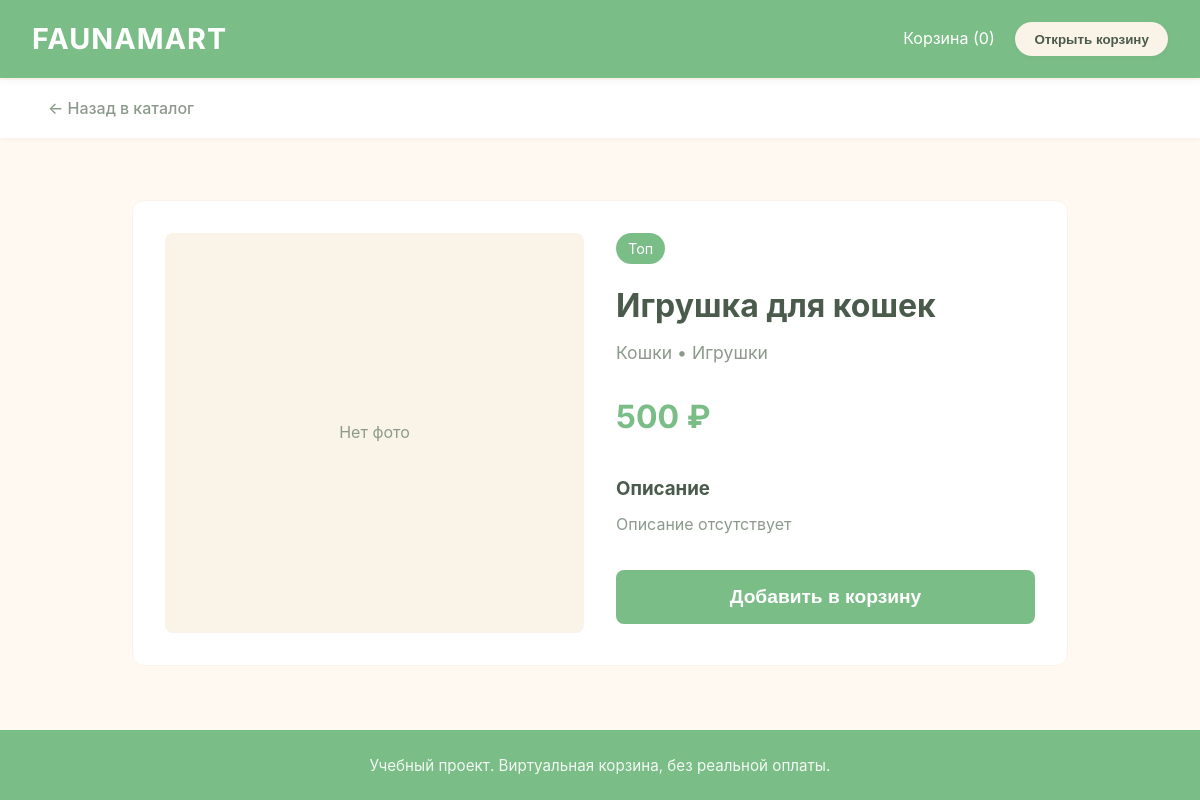
The page /product/2/ on the database as committed earlier.
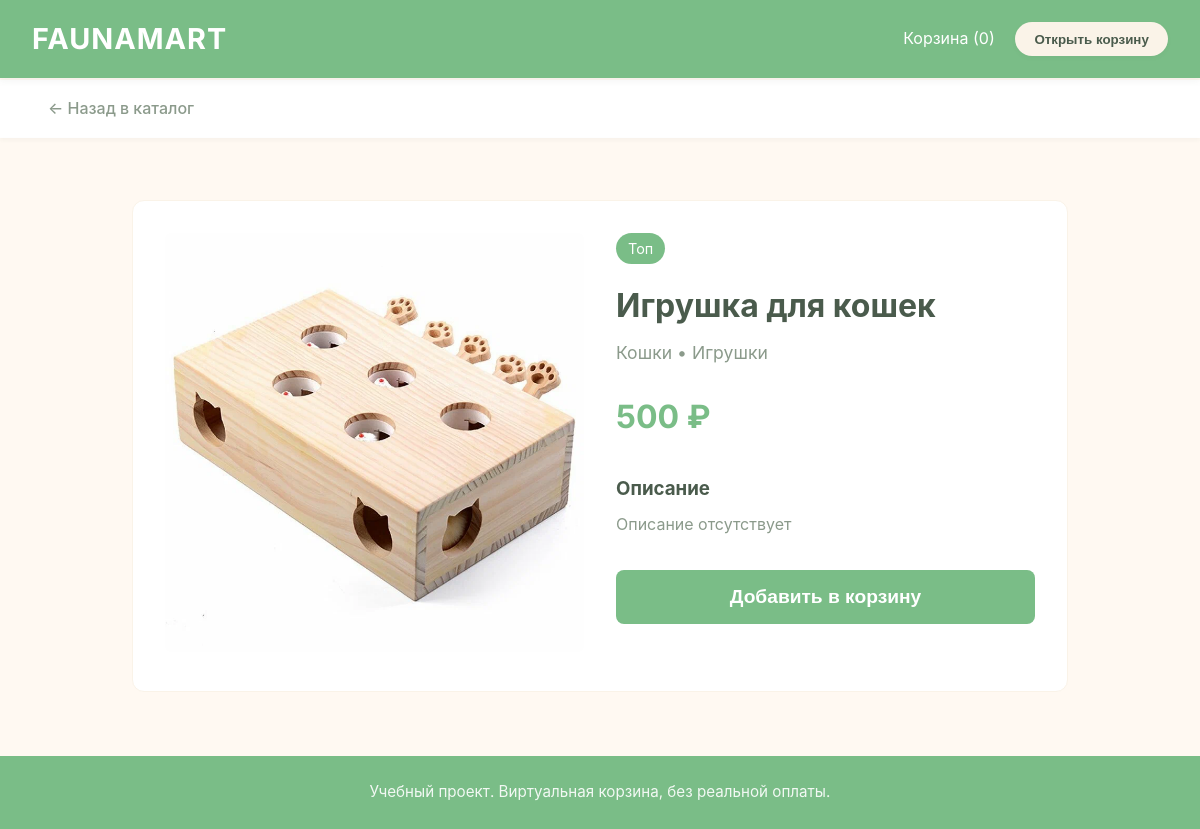
The same page on the database as committed later.
### catalog/models.py (models this page shows, shortened)
class Product(models.Model):
    name = models.CharField(max_length=200, verbose_name="Название")
    description = models.TextField(verbose_name="Описание", blank=True)
    price = models.IntegerField(verbose_name="Цена")
    animal = models.ForeignKey(Animal, on_delete=models.CASCADE, verbose_name="Животное")
    category = models.ForeignKey(Category, on_delete=models.CASCADE, verbose_name="Категория")
    image = models.ImageField(upload_to='products/', verbose_name="Изображение", blank=True, null=True)
    badge = models.CharField(max_length=50, blank=True, verbose_name="Бейдж")
    class Meta:
        verbose_name = "Товар"
        verbose_name_plural = "Товары"

class Animal(models.Model):
    name = models.CharField(max_length=50, verbose_name="Название")
    class Meta:
        verbose_name = "Животное"
        verbose_name_plural = "Животные"

class Category(models.Model):
    name = models.CharField(max_length=50, verbose_name="Название")
    class Meta:
        verbose_name = "Категория"
        verbose_name_plural = "Категории"

### catalog/views.py (the view, shortened to what this page needs)
# urls.py: path('product/<int:product_id>/', views.product_detail, name='product_detail'),
def product_detail(request, product_id):
    product = Product.objects.get(id=product_id)
    cart_data = request.session.get('cart', [])
    cart_items = []
    cart_count = 0
    cart_total = 0
    context = {
        'product': product,
        'cart': cart_items,
        'cart_count': cart_count,
        'cart_total': cart_total,
    }
    return render(request, 'catalog/product_detail.html', context)

### catalog/templates/catalog/product_detail.html (shortened to what this page needs)
<!DOCTYPE html>
<html lang="ru">
<head>
    {% load static %}
    <link rel="stylesheet" href="{% static 'catalog/css/style.css' %}">
</head>
<body>
    <header>
        <div class="logo">FaunaMart</div>
        <div>
            Корзина (<span id="cart-count">{{ cart_count }}</span>)
            <button onclick="document.getElementById('cart-modal').style.display='block'" class="cart-button">
                Открыть корзину
            </button>
        </div>
    </header>
    <nav>
        <a href="{% url 'index' %}">← Назад в каталог</a>
    </nav>
    <main style="display: block; max-width: 1000px; margin: 2rem auto;">
        <div style="display: grid; grid-template-columns: 1fr 1fr; gap: 2rem; background: white; padding: 2rem; border-radius: 12px; border: 1px solid var(--beige);">
            <div>
                {% if product.image %}
                    <img src="{{ product.image.url }}" alt="{{ product.name }}" style="width: 100%; height: auto; border-radius: 8px;">
                {% else %}
                    <div style="width: 100%; height: 400px; background: var(--beige); display: flex; align-items: center; justify-content: center; border-radius: 8px;">
                        <span style="color: var(--gray);">Нет фото</span>
                    </div>
                {% endif %}
            </div>
            <div>
                {% if product.badge %}
                    <span style="background: var(--primary); color: white; padding: 4px 12px; border-radius: 20px; font-size: 0.9rem; display: inline-block; margin-bottom: 1rem;">{{ product.badge }}</span>
                {% endif %}
                <h1 style="font-size: 2rem; color: var(--dark); margin: 0 0 0.5rem 0;">{{ product.name }}</h1>
                <p style="color: var(--gray); font-size: 1.1rem; margin: 0 0 1rem 0;">
                    {{ product.animal.name }} • {{ product.category.name }}
                </p>
                <div style="font-size: 2rem; font-weight: 700; color: var(--primary); margin: 1.5rem 0;">
                    {{ product.price }} ₽
                </div>
                <div style="margin: 2rem 0;">
                    <h3 style="color: var(--dark); margin: 0 0 0.5rem 0;">Описание</h3>
                    <p style="color: var(--gray); line-height: 1.6;">
                        {{ product.description|default:"Описание отсутствует" }}
                    </p>
                </div>
                <a href="{% url 'add_to_cart' product.id %}?next={{ request.get_full_path|urlencode }}" style="text-decoration: none; display: block;">
                    <button style="width: 100%; padding: 1rem; background: var(--primary); color: white; border: none; border-radius: 8px; font-size: 1.2rem; font-weight: 600; cursor: pointer;">
                        Добавить в корзину
                    </button>
                </a>
            </div>
        </div>
    </main>
    <footer>
        <p>Учебный проект. Виртуальная корзина, без реальной оплаты.</p>
    </footer>
</body>
</html>

Rows that differ between the two databases and show on the page:
changed Product "Игрушка для кошек": image: picture added; image empty → "products/orig.webp" (drawn)
Other text that changed with them:
text no longer shown: "Нет фото"
